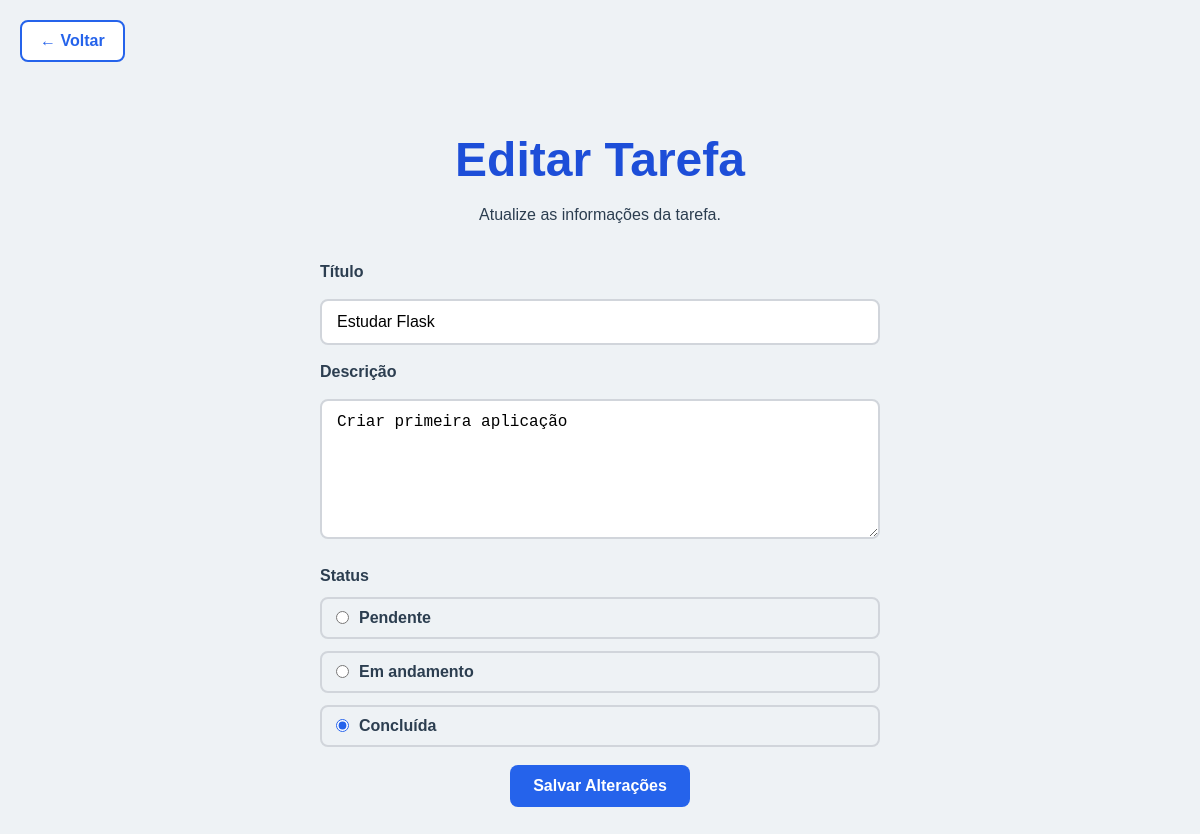
Screenshot of /editar/7 with the database file from the repository.
### tables this page shows
CREATE TABLE tarefas (

            id INTEGER PRIMARY KEY AUTOINCREMENT,

            titulo TEXT NOT NULL,

            descricao TEXT NOT NULL,

            status TEXT NOT NULL

        );

### src/app.py (the view, shortened to what this page needs)
@app.route("/editar/<int:id>", methods=["GET", "POST"])
@app.route("/editar/<int:id>", methods=["GET", "POST"])
def atualizar_tarefa(id):
    tarefa = buscar_tarefa(id)
    return render_template(
        "editar_tarefa.html",
        tarefa=tarefa
    )

### src/database.py (called while the page is built)
def buscar_tarefa(id):
    conexao = sqlite3.connect(NOME_BANCO)
    conexao.row_factory = sqlite3.Row
    cursor = conexao.cursor()
    cursor.execute(
        "SELECT * FROM tarefas WHERE id = ?",
        (id,)
    )
    tarefa = cursor.fetchone()
    conexao.close()
    return tarefa

### src/templates/editar_tarefa.html (shortened to what this page needs)
<!DOCTYPE html>
<html lang="pt-BR">
<head>
    <link rel="stylesheet" href="../static/css/style.css">
</head>
<body>
    <a href="/tarefas" class="back-link">← Voltar</a>
    <main>
        <section class="form-container">
            <h1>Editar Tarefa</h1>
            <p>
                Atualize as informações da tarefa.
            </p>
            <form method="POST">
                <label for="titulo">Título</label>
                <input
                    type="text"
                    id="titulo"
                    name="titulo"
                    value="{{ tarefa.titulo }}"
                    required
                >
                <label for="descricao">Descrição</label>
                <textarea
                    id="descricao"
                    name="descricao"
                    required
                >{{ tarefa.descricao }}</textarea>
                <div class="status-group">
                    <label>Status</label>
                    <div>
                        <input
                            type="radio"
                            id="pendente"
                            name="status"
                            value="pendente"
                        >
                        <label for="pendente">Pendente</label>
                    </div>
                    <div>
                        <input
                            type="radio"
                            id="andamento"
                            name="status"
                            value="em_andamento"
                        >
                        <label for="andamento">Em andamento</label>
                    </div>
                    <div>
                        <input
                            type="radio"
                            id="concluida"
                            name="status"
                            value="concluida"
                            {% if tarefa.status == "concluida" %}checked{% endif %}
                        >
                        <label for="concluida">Concluída</label>
                    </div>
                </div>
                <button type="submit">
                    Salvar Alterações
                </button>
            </form>
        </section>
    </main>
</body>
</html>

### src/static/css/style.css (style rules this page uses)
* { margin: 0; padding: 0; box-sizing: border-box; }
body { font-family: Arial, Helvetica, sans-serif; background-color: #eef2f5; color: #2c3e50; }
main { display: flex; justify-content: center; padding: 50px 20px; }
.form-container { width: 100%; max-width: 600px; padding: 20px; text-align: center; }
form { display: flex; flex-direction: column; gap: 18px; margin-top: 30px; }
form label { font-weight: bold; text-align: left; }
form input[type="text"], form textarea { width: 100%; padding: 12px 15px; border: 2px solid #d1d5db; border-radius: 8px; font-size: 1rem; transition: all .3s ease; }
form textarea { min-height: 140px; resize: vertical; }
form button { width: 180px; align-self: center; padding: 12px; border: none; border-radius: 8px; background-color: #2563eb; color: white; font-size: 1rem; font-weight: bold; cursor: pointer; transition: all .3s ease; }
.status-group { display: flex; flex-direction: column; gap: 12px; margin-top: 10px; }
.status-group > label { font-weight: bold; margin-bottom: 5px; }
.status-group div { display: flex; align-items: center; gap: 10px; padding: 10px 14px; border: 2px solid #d1d5db; border-radius: 8px; cursor: pointer; transition: all .3s ease; }
.status-group input[type="radio"] { accent-color: #2563eb; cursor: pointer; }
.status-group label { margin: 0; cursor: pointer; }
.hero h1, .form-container h1, .tasks-container h1 { font-size: 3rem; color: #1d4ed8; margin-bottom: 15px; }
.hero p, .form-container p { font-size: 1rem; line-height: 1.6; margin-bottom: 35px; }
.back-link { display: inline-block; margin: 20px 0 0 20px; padding: 10px 18px; text-decoration: none; font-weight: bold; color: #2563eb; background-color: white; border: 2px solid #2563eb; border-radius: 8px; transition: all .3s ease; }

### rows the page displays
tarefas: titulo "Estudar Flask", descricao "Criar primeira aplicação", status "☐ Pendente", status "☐ Em andamento", status "☑ Concluída"
